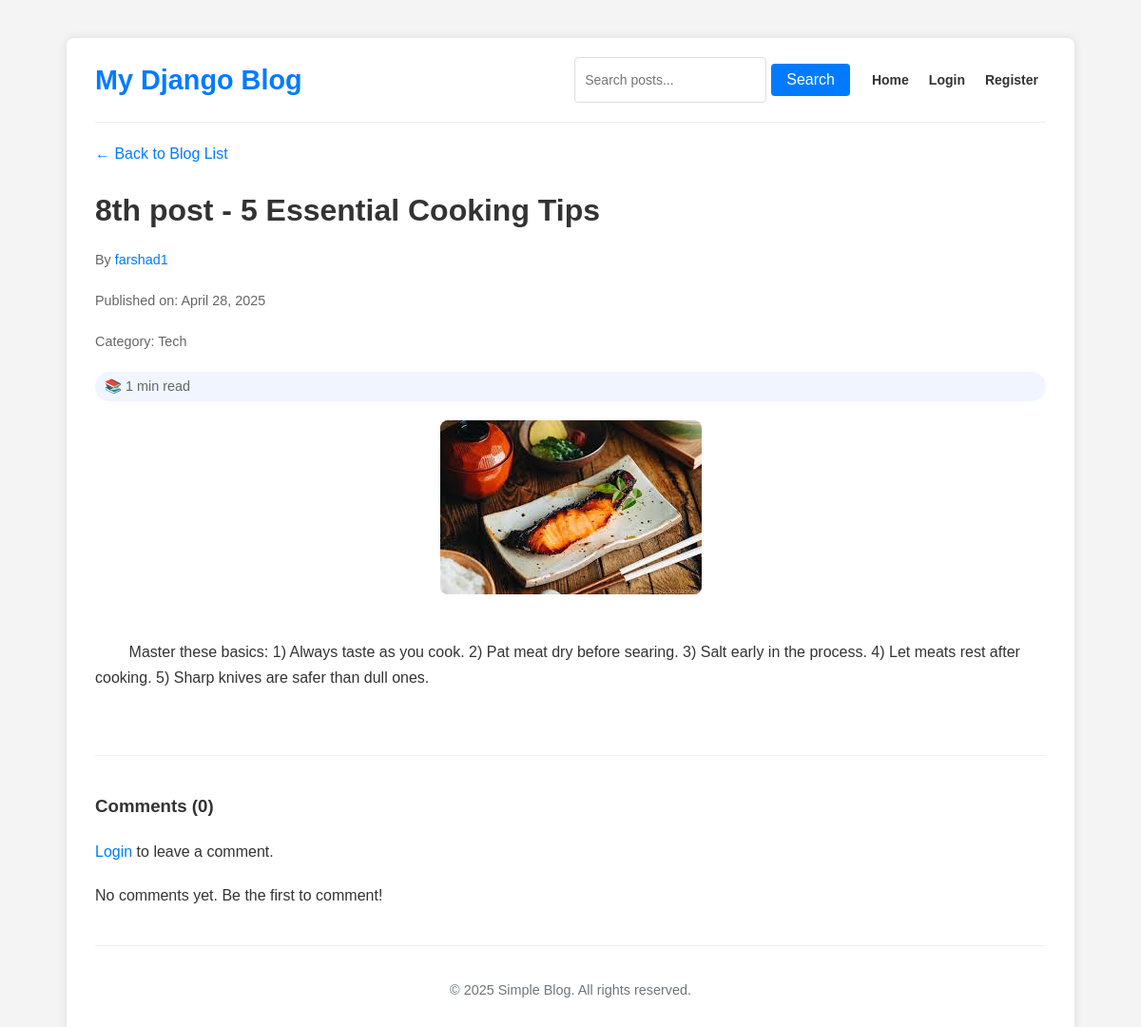
The app's page /post/8/, older data.
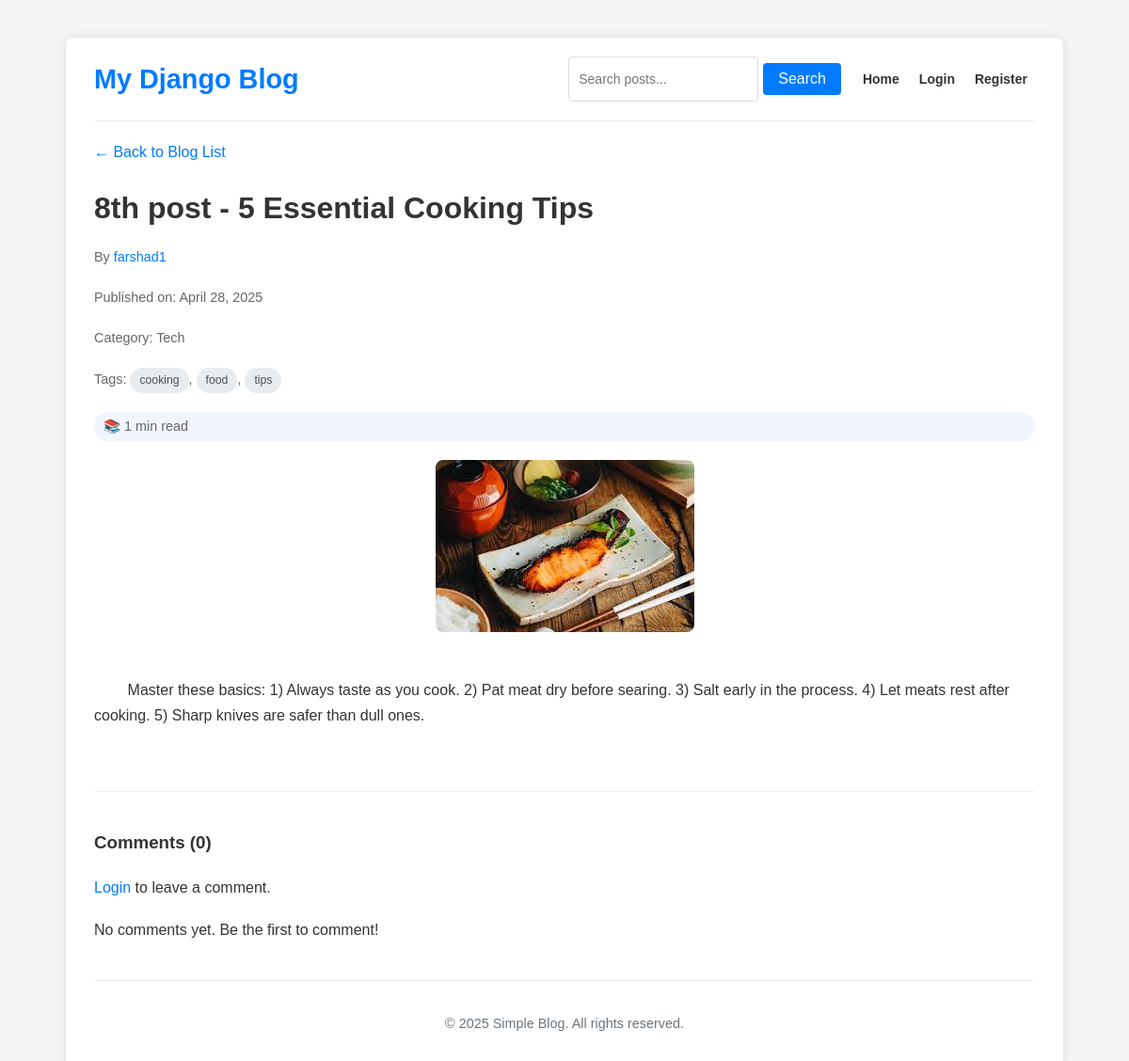
The same page, newer data.
### blog/models.py (models this page shows, shortened)
class Tag(models.Model):
    name = models.CharField(max_length=50, unique=True)
    slug = models.SlugField(max_length=50, unique=True)
    class Meta:
        ordering = ['name']

### blog/views.py (the view, shortened to what this page needs)
# urls.py: path('post/<int:post_id>/', views.post_detail, name='post_detail'),
def post_detail(request, post_id):
    post = get_object_or_404(Post, pk=post_id)
    comments = post.comments.filter(parent=None, is_approved=True)
    new_comment = None
    comment_form = None
    related_posts = []
    if post.tags.exists():
        tag_ids = post.tags.values_list('id', flat=True)
        related_posts = Post.objects.filter(tags__in=tag_ids).exclude(id=post.id).distinct()[:3]
    context = {
        'post': post,
        'comments': comments,
        'comment_form': comment_form,
        'related_posts': related_posts,  # Add related posts based on tags
    }
    return render(request, 'blog/post_detail.html', context)

### blog/models.py (called while the page is built)
    @property
    def image_url(self):
        if self.image and hasattr(self.image, 'url'):
            return self.image.url
        return None # Or a default image URL

    def get_reading_time(self):
        word_count = len(self.content.split())
        reading_time_min = round(word_count / 200)
        if reading_time_min < 1:
            reading_time_min = 1
        return reading_time_min

### templates/blog/post_detail.html (shortened to what the changed rows need)
{% extends 'blog/base.html' %}
{% block content %}
<div class="post-detail">
    <nav>
        <p><a href="{% url 'post_list' %}">← Back to Blog List</a></p>
    </nav>
    <h1>{{ post.title }}</h1>
    {% if post.author %}
        <p class="post-meta">By <a href="{% url 'author_profile' post.author.username %}">{{ post.author.username }}</a></p>
    {% endif %}
    <p class="post-meta">Published on: {{ post.pub_date|date:"F j, Y" }}</p>
    {% if post.category %}
        <p class="post-meta">Category: {{ post.category.name }}</p>
    {% endif %}
    {% if post.tags.all %}
    <p class="post-meta">
        Tags:
        {% for tag in post.tags.all %}
            <a href="{% url 'tag_posts' tag.slug %}" class="tag">{{ tag.name }}</a>{% if not forloop.last %}, {% endif %}
        {% endfor %}
    </p>
    {% endif %}
    <p class="post-meta reading-time">📚 {{ post.get_reading_time }} min read</p>
    {% if post.image %}
        <img src="{{ post.image_url }}" alt="{{ post.title }}" class="post-image">
    {% endif %}
    <div class="post-content">
        {{ post.content|linebreaksbr }}
    </div>
    <div class="comments-section">
        <h3>Comments ({{ comments|length }})</h3>
        {% if user.is_authenticated %}
            <div class="comment-form">
                <h4>Leave a Comment</h4>
                <form method="post" action="{% url 'post_detail' post.id %}">
                    {% csrf_token %}
                    <input type="hidden" name="parent_id" id="parent_id" value="">
                    <div class="form-group">
                        {{ comment_form.content }}
                        {% for error in comment_form.content.errors %}
                            <div class="error-message">{{ error }}</div>
                        {% endfor %}
                    </div>
                    <button type="submit" class="btn">Submit Comment</button>
                </form>
            </div>
        {% else %}
            <p><a href="{% url 'login' %}?next={{ request.path }}">Login</a> to leave a comment.</p>
        {% endif %}
        <div class="comments-list">
        </div>
    </div>
</div>
{% endblock %}

Row changes from the older to the newer data that the page shows:
added Tag: name "cooking"
added Tag: name "food"
added Tag: name "tips"
Text that changed along with them:
text now shown: "Tags:"
